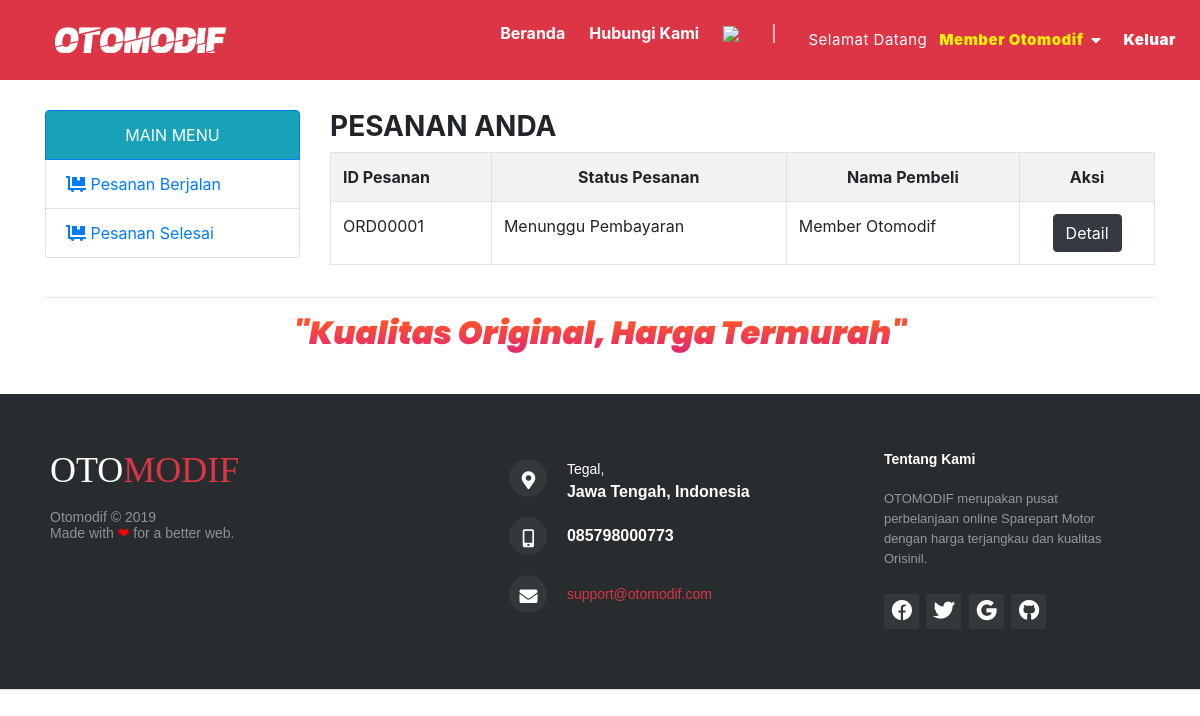
Page /user/index.php (signed in) on the committed database.
### tables this page shows
CREATE TABLE `pesanan` (
  `id_pesanan` varchar(10) NOT NULL,
  `id_user` int(10) NOT NULL,
  `alamat_pengiriman` int(10) NOT NULL,
  `tanggal_pemesanan` datetime NOT NULL DEFAULT current_timestamp(),
  `ongkir` int(10) NOT NULL,
  `kota_tujuan` varchar(30) NOT NULL,
  `kurir` varchar(30) NOT NULL,
  `status` tinyint(4) NOT NULL DEFAULT 0,
  `remove` tinyint(1) NOT NULL
);

CREATE TABLE `user` (
  `id_user` int(10) NOT NULL,
  `level` varchar(30) NOT NULL,
  `nama` varchar(150) NOT NULL,
  `email` varchar(160) NOT NULL,
  `alamat` varchar(400) NOT NULL,
  `notelp` varchar(15) NOT NULL,
  `password` varchar(300) NOT NULL,
  `status` enum('Aktif','Tidak') NOT NULL,
  `logged_at` timestamp NOT NULL DEFAULT current_timestamp() ON UPDATE current_timestamp(),
  `remove` tinyint(1) NOT NULL DEFAULT 0
);

### helper.php (called while the page is built, shortened)
<?php
	$arrayStatusPesanan[0] = "Menunggu Pembayaran";
	$arrayStatusPesanan[1] = "Pembayaran Sedang Di Validasi";
	$arrayStatusPesanan[2] = "Lunas, Menunggu Pengiriman";
	$arrayStatusPesanan[3] = "Pembayaran Di Tolak";
	$arrayStatusPesanan[4] = "Proses Pengiriman";
	$arrayStatusPesanan[5] = "Selesai";
	$arrayStatusPesanan[6] = "Transaksi Dibatalkan";

### user/module/pesanan/list.php (the view, shortened to what this page needs)
<?php
	$queryPesanan = mysqli_query($koneksi, "SELECT pesanan.*, user.nama FROM pesanan JOIN user ON pesanan.id_user=user.id_user WHERE pesanan.id_user='$user_id' AND pesanan.status<=4 AND pesanan.remove=0 ORDER BY pesanan.tanggal_pemesanan DESC");
	if(mysqli_num_rows($queryPesanan) == 0){
		echo "<h3>Saat ini belum ada data pesanan</h3>";
	}
	else{
		echo "<h3><b>PESANAN ANDA</b></h3>";
		echo "<table class='table table-bordered table-striped table-hover'>
				<tr class='baris-title'>
					<th class='kiri'>ID Pesanan</th>
					<th class='tengah'>Status Pesanan</th>
					<th class='tengah'>Nama Pembeli</th>
					<th class='tengah'>Aksi</th>
				</tr>";
		while($row=mysqli_fetch_assoc($queryPesanan)){
			$querySelect = mysqli_query($koneksi, "SELECT * FROM konfirmasi_pembayaran WHERE id_pesanan='$row[id_pesanan]'");
			$hasil = mysqli_num_rows($querySelect) == 0 ? "" : "<a href='".BASE_URL."user/index.php?page=pesanan&module=pesanan&action=rekening&pesanan_id=$row[id_pesanan]' class='btn btn-success' role='button' title='Rekening Pembayaran Pesanan'></i>Rekening</a>";
			$status = $row['status'];
			echo "<tr>
					<td class='kiri'>$row[id_pesanan]</td>
					<td class='kiri'>$arrayStatusPesanan[$status]</td>
					<td class='kiri'>$row[nama]</td>
					<td class='tengah'>
						<a href='".BASE_URL."user/index.php?page=pesanan&module=pesanan&action=detail&pesanan_id=$row[id_pesanan]' class='btn btn-dark' role='button' title='Detail Pesanan'></i>Detail</a>
						".$hasil."
					</td>
				 </tr>";
		}
		echo "</table>";
	}
?>

### assets/css/style.css (style rules this page uses)
body { font-family:arial; font-size:12px; color:#1e5474; background:#F7F7F7; margin:0px; }
.tengah { text-align: center; }
.kiri { text-align: left; }

### assets/css/style2.css (style rules this page uses)
html, body, div, span, iframe, h1, h2, h3, h4, h5, h6, p, blockquote, div pre, a, abbr, address, big, code, del, dfn, em, img, ins, kbd, q, s, small, strike, strong, sub, sup, b, u, i, dl, dt, dd, ol, ul, li, figure, header, nav, section, article, aside, footer, figcaption { margin: 0; padding: 0; border: 0; outline: 0; }
body { font-family: 'Quicksand', sans-serif; color: #000; background-color: #fff; line-height: 1.3; font-size: 16px; overflow-x: hidden; font-weight: 400; }
* { -webkit-box-sizing: border-box; box-sizing: border-box; }
a { text-decoration: none !important; color: #000; }

### rows in the picture
pesanan: id_pesanan "ORD00001", status "Menunggu Pembayaran", id_user.nama "Member Otomodif"

### other values in the picture
$nama "Member Otomodif"
